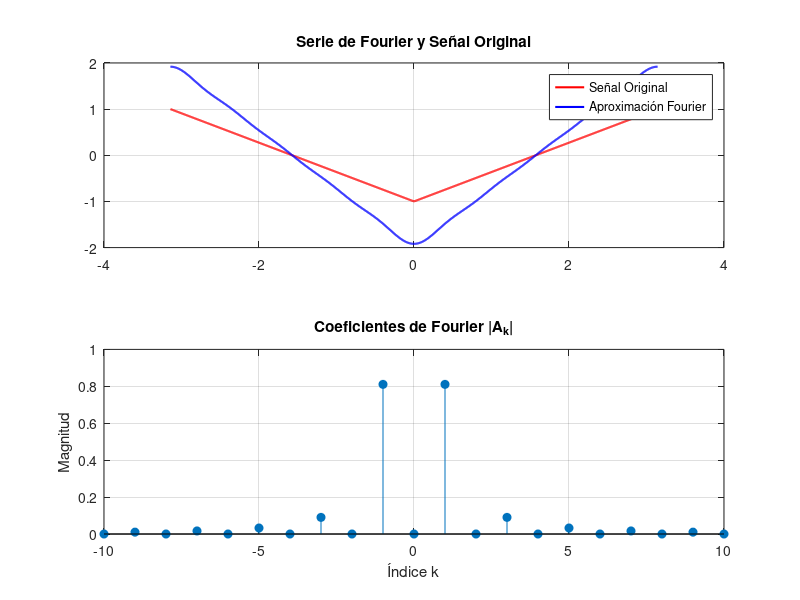

The MATLAB source for this figure:
% Parámetros
t = linspace(-pi, pi, 1000);
T0 = 2*pi; % Periodo fundamental
w0 = 2*pi / T0;

% Señal original
x_t = sawtooth(w0 * t, 0.5); % Onda triangular

% Cálculo de coeficientes de Fourier
N = 10;
A_k = zeros(1, 2*N+1);
k_vals = -N:N;
for k = -N:N
    A_k(k+N+1) = (2/T0) * trapz(t, x_t .* exp(-1j * k * w0 * t));
end

% Reconstrucción de la señal con la serie de Fourier
y_t = zeros(size(t));
for k = -N:N
    y_t = y_t + A_k(k+N+1) * exp(1j * k * w0 * t);
end

% Gráfica de la serie de Fourier
figure;
subplot(2,1,1);
plot(t, x_t, 'r', 'LineWidth', 1.5);
hold on;
plot(t, real(y_t), 'b', 'LineWidth', 1.5);
grid on;
title('Serie de Fourier y Señal Original');
legend('Señal Original', 'Aproximación Fourier');

% Gráfica de coeficientes de Fourier
subplot(2,1,2);
stem(k_vals, abs(A_k), 'filled');
grid on;
title('Coeficientes de Fourier |A_k|');
xlabel('Índice k');
ylabel('Magnitud');
